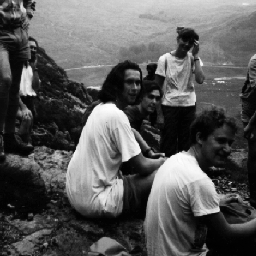
%> input picture input-images/images1.gif, 256 x 256 px
$ octave PlotFigure3.m   (GNU Octave 9; MATLAB toolbox functions it lacks are replaced by stand-ins)
%> lines starting %> are read from the running program, lines starting %| are printed output that depends on the picture
### matlab-code/SaveExtendedImageBase.m
function [extended_image_base] = SaveExtendedImageBase()

%Save the 15 standard images into standard_image_base.
extended_image_base = zeros(256,256,40);

image = imread('../input-images/images1.gif');
%> image is the input picture: size 256x256 uint8; min 1, max 255, mean 89.4
extended_image_base(:,:,1) = image(:,:);

image = imread('../input-images/images2.gif');
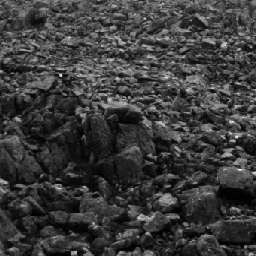
%> input picture input-images/images2.gif, 256 x 256 px
%> image is the input picture: size 256x256 uint8; min 0, max 255, mean 59.5
extended_image_base(:,:,2) = image(:,:);

image = imread('../input-images/images3.gif');
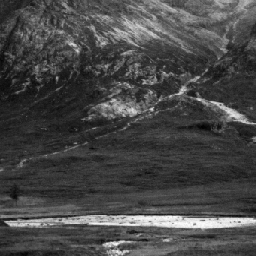
%> input picture input-images/images3.gif, 256 x 256 px
%> image is the input picture: size 256x256 uint8; min 1, max 255, mean 71.1
extended_image_base(:,:,3) = image(:,:);

image = imread('../input-images/images4.gif');
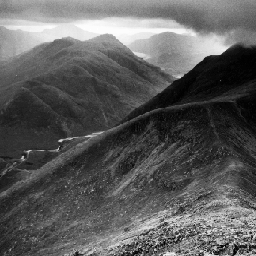
%> input picture input-images/images4.gif, 256 x 256 px
%> image is the input picture: size 256x256 uint8; min 1, max 255, mean 91.5
extended_image_base(:,:,4) = image(:,:);

image = imread('../input-images/images5.gif');
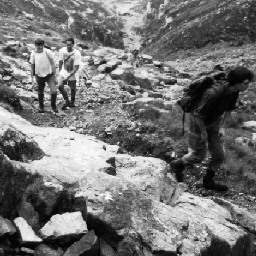
%> input picture input-images/images5.gif, 256 x 256 px
%> image is the input picture: size 256x256 uint8; min 1, max 255, mean 115.6
extended_image_base(:,:,5) = image(:,:);

%> the run ends on the next line
image = imread('../input-images/images6.gif');
extended_image_base(:,:,6) = image(:,:);

image = imread('../input-images/images7.gif');
extended_image_base(:,:,7) = image(:,:);

image = imread('../input-images/images8.gif');
extended_image_base(:,:,8) = image(:,:);

image = imread('../input-images/images9.gif');
extended_image_base(:,:,9) = image(:,:);

image = imread('../input-images/images10.gif');
extended_image_base(:,:,10) = image(:,:);

image = imread('../input-images/images11.gif');
extended_image_base(:,:,11) = image(:,:);

image = imread('../input-images/images12.gif');
extended_image_base(:,:,12) = image(:,:);

image = imread('../input-images/images13.gif');
extended_image_base(:,:,13) = image(:,:);

image = imread('../input-images/images14.gif');
extended_image_base(:,:,14) = image(:,:);

image = imread('../input-images/images15.gif');
extended_image_base(:,:,15) = image(:,:);

image = imread('../input-images/new1.gif');
extended_image_base(:,:,16) = image(:,:);

image = imread('../input-images/new2.gif');
extended_image_base(:,:,17) = image(:,:);

image = imread('../input-images/new3.gif');
extended_image_base(:,:,18) = image(:,:);

image = imread('../input-images/new4.gif');
extended_image_base(:,:,19) = image(:,:);

image = imread('../input-images/new5.gif');
extended_image_base(:,:,20) = image(:,:);

image = imread('../input-images/new6.gif');
extended_image_base(:,:,21) = image(:,:);

image = imread('../input-images/new7.gif');
extended_image_base(:,:,22) = image(:,:);

image = imread('../input-images/new8.gif');
extended_image_base(:,:,23) = image(:,:);

image = imread('../input-images/new9.gif');
extended_image_base(:,:,24) = image(:,:);

image = imread('../input-images/new10.gif');
extended_image_base(:,:,25) = image(:,:);

image = imread('../input-images/new11.gif');
extended_image_base(:,:,26) = image(:,:);

image = imread('../input-images/new12.gif');
extended_image_base(:,:,27) = image(:,:);

image = imread('../input-images/new13.gif');
extended_image_base(:,:,28) = image(:,:);

image = imread('../input-images/new14.gif');
extended_image_base(:,:,29) = image(:,:);

image = imread('../input-images/new15.gif');
extended_image_base(:,:,30) = image(:,:);

image = imread('../input-images/two0.gif');
extended_image_base(:,:,31) = image(:,:);

image = imread('../input-images/two1.gif');
extended_image_base(:,:,32) = image(:,:);

image = imread('../input-images/two2.gif');
extended_image_base(:,:,33) = image(:,:);

image = imread('../input-images/two3.gif');
extended_image_base(:,:,34) = image(:,:);

image = imread('../input-images/two4.gif');
extended_image_base(:,:,35) = image(:,:);

image = imread('../input-images/two5.gif');
extended_image_base(:,:,36) = image(:,:);

image = imread('../input-images/two6.gif');
extended_image_base(:,:,37) = image(:,:);

image = imread('../input-images/two7.gif');
extended_image_base(:,:,38) = image(:,:);

image = imread('../input-images/two8.gif');
extended_image_base(:,:,39) = image(:,:);

image = imread('../input-images/two9.gif');
extended_image_base(:,:,40) = image(:,:);

end

### PlotFigure3.m
%Plot Figure 3

%Simulation parameters
side_pixels=64;
num_units=15;

%Save the 40 images into a database
num_image=40;
extended_image_base=SaveExtendedImageBase();
